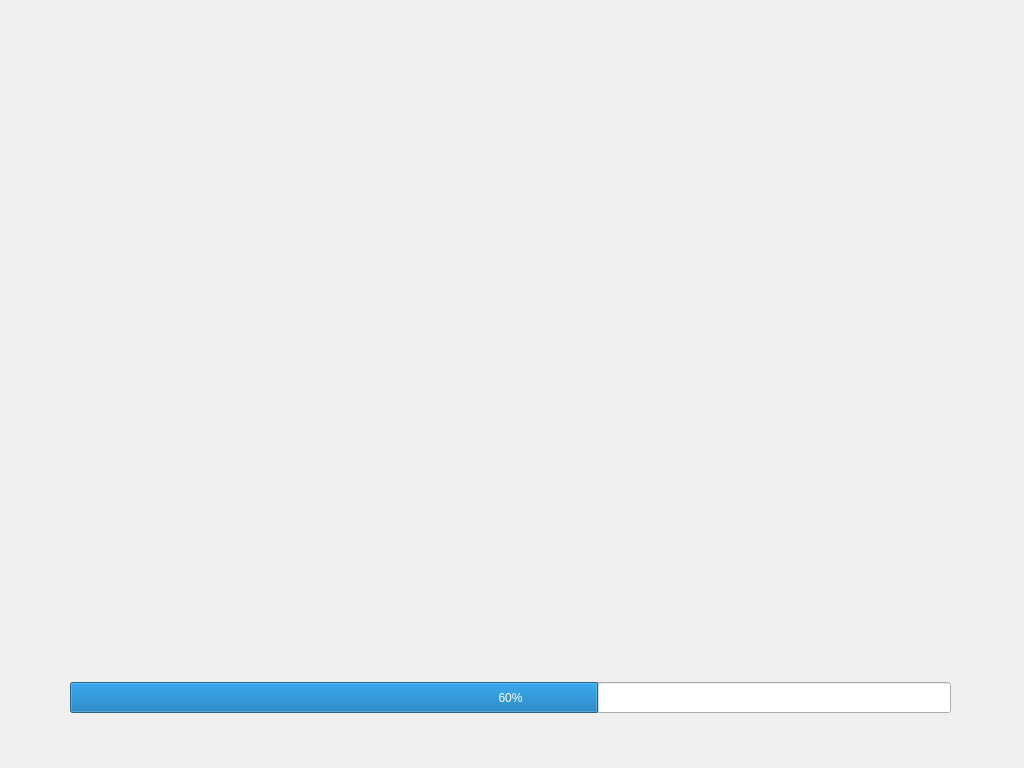
<?xml version="1.0" encoding="UTF-8"?>
<ui version="4.0">
 <class>QCheckFrom</class>
 <widget class="QWidget" name="QCheckFrom">
  <property name="geometry">
   <rect>
    <x>0</x>
    <y>0</y>
    <width>1024</width>
    <height>768</height>
   </rect>
  </property>
  <property name="windowTitle">
   <string>Form</string>
  </property>
  <widget class="HNProgressBar" name="prb_checkdlg_process">
   <property name="geometry">
    <rect>
     <x>70</x>
     <y>682</y>
     <width>881</width>
     <height>31</height>
    </rect>
   </property>
   <property name="value">
    <number>60</number>
   </property>
  </widget>
  <widget class="QLabel" name="label">
   <property name="geometry">
    <rect>
     <x>70</x>
     <y>610</y>
     <width>531</width>
     <height>31</height>
    </rect>
   </property>
   <property name="text">
    <string/>
   </property>
  </widget>
 </widget>
 <customwidgets>
  <customwidget>
   <class>HNProgressBar</class>
   <extends>QProgressBar</extends>
   <header>hnprogressbar.h</header>
  </customwidget>
 </customwidgets>
 <resources/>
 <connections/>
</ui>
